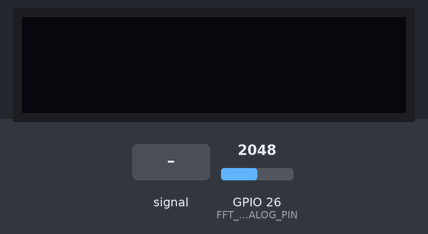
A sketch run on a simulated ESP32. Shown: 128×32 one-colour display. The inputs (shaded band) are chosen by the test bench; at power-on: GPIO 26 (FFT_ANALOG_PIN) = 2048.

Above: at 1.2 s.
1.3 s: GPIO 26 (FFT_ANALOG_PIN) fed a 200 Hz sine of ±327 counts around its level
At 1.4 s:
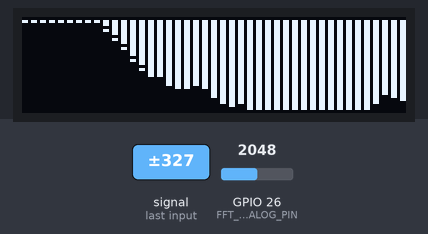
3.2 s: GPIO 26 (FFT_ANALOG_PIN) fed a 1000 Hz sine of ±1023 counts around its level
At 4.79 s:
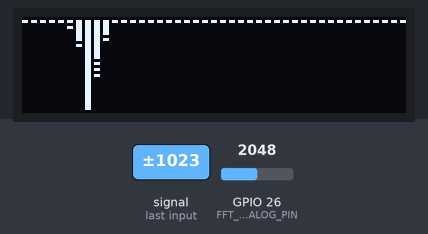
4.8 s: GPIO 26 (FFT_ANALOG_PIN) set to 2866
At 5.0 s:
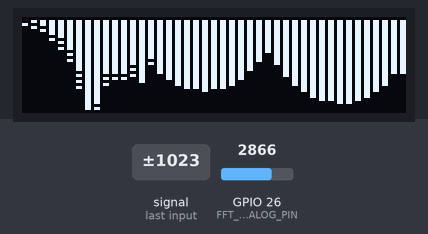
6.5 s: GPIO 26 (FFT_ANALOG_PIN) set to 3603
At 6.58 s:
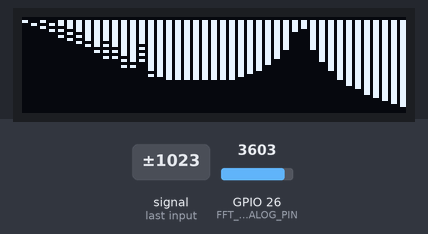
Timing chart, 0 to 9.1 s (numbered marks = the images above; inputs shaded):
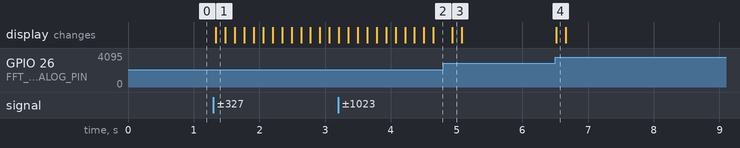

The sketch:

rp2040-visualizer-max9814_v2.ino
```cpp
/*
  Connections:
  - Mic GAIN:
       * VCC for 40dB
       * GND for 50dB
       * floating for 60dB
  - GP26 to mic amp output
  - 3V3, GND, SDA (GP4) and SCL (GP5) to I2C SSD1306
*/

#include <stdlib.h>
#include <stdio.h>
#include <math.h>
#include <Adafruit_GFX.h>
#include <Adafruit_SSD1306.h>

#define FFT_LIB_REV 0x14
#define FFT_FORWARD 0x01
#define FFT_REVERSE 0x00

/* Windowing type */
#define FFT_WIN_TYP_RECTANGLE 0x00 /* rectangle (Box car) */
#define FFT_WIN_TYP_HAMMING 0x01 /* hamming */
#define FFT_WIN_TYP_HANN 0x02 /* hann */
#define FFT_WIN_TYP_TRIANGLE 0x03 /* triangle (Bartlett) */
#define FFT_WIN_TYP_NUTTALL 0x04 /* nuttall */
#define FFT_WIN_TYP_BLACKMAN 0x05 /* blackman */
#define FFT_WIN_TYP_BLACKMAN_NUTTALL 0x06 /* blackman nuttall */
#define FFT_WIN_TYP_BLACKMAN_HARRIS 0x07 /* blackman harris*/
#define FFT_WIN_TYP_FLT_TOP 0x08 /* flat top */
#define FFT_WIN_TYP_WELCH 0x09 /* welch */

/* Mathematial constants */
#define TWO_PI 6.28318531
#define FOUR_PI 12.56637061
#define SIX_PI 18.84955593

uint8_t fft_revision(void) {
  return(FFT_LIB_REV);
}

uint8_t fft_exponent(uint16_t value) {
  // Calculates the base 2 logarithm of a value
  uint8_t result = 0;
  while (((value >> result) & 1) != 1) result++;
  return(result);
}

void fft_parabola(double x1, double y1, double x2, double y2, double x3, double y3, double *a, double *b, double *c) {
  double reversed_denom = 1 / ((x1 - x2) * (x1 - x3) * (x2 - x3));
  *a = (x3 * (y2 - y1) + x2 * (y1 - y3) + x1 * (y3 - y2)) * reversed_denom;
  *b = (x3 * x3 * (y1 - y2) + x2 * x2 * (y3 - y1) + x1*x1 * (y2 - y3)) * reversed_denom;
  *c = (x2 * x3 * (x2 - x3) * y1 + x3 * x1 * (x3 - x1) * y2 + x1 * x2 * (x1 - x2) * y3) * reversed_denom;
}

void fft_swap(double *x, double *y) {
  double temp = *x;
  *x = *y;
  *y = temp;
}

void fft_compute(double *vReal, double *vImag, uint16_t samples, uint8_t power, uint8_t dir) {
  // Computes in-place complex-to-complex FFT
  // Reverse bits
  uint16_t j = 0;
  for (uint16_t i = 0; i < (samples - 1); i++) {
    if (i < j) {
      fft_swap(&vReal[i], &vReal[j]);
      if(dir == FFT_REVERSE)
        fft_swap(&vImag[i], &vImag[j]);
    }
    uint16_t k = (samples >> 1);
    while (k <= j) {
      j -= k;
      k >>= 1;
    }
    j += k;
  }
  // Compute the FFT
  double c1 = -1.0;
  double c2 = 0.0;
  uint16_t l2 = 1;
  for (uint8_t l = 0; (l < power); l++) {
    uint16_t l1 = l2;
    l2 <<= 1;
    double u1 = 1.0;
    double u2 = 0.0;
    for (j = 0; j < l1; j++) {
       for (uint16_t i = j; i < samples; i += l2) {
          uint16_t i1 = i + l1;
          double t1 = u1 * vReal[i1] - u2 * vImag[i1];
          double t2 = u1 * vImag[i1] + u2 * vReal[i1];
          vReal[i1] = vReal[i] - t1;
          vImag[i1] = vImag[i] - t2;
          vReal[i] += t1;
          vImag[i] += t2;
       }
       double z = ((u1 * c1) - (u2 * c2));
       u2 = ((u1 * c2) + (u2 * c1));
       u1 = z;
    }
    c2 = sqrt((1.0 - c1) / 2.0);
    c1 = sqrt((1.0 + c1) / 2.0);
    if (dir == FFT_FORWARD) {
      c2 = -c2;
    }
  }
  // Scaling for reverse transform
  if (dir != FFT_FORWARD) {
    for (uint16_t i = 0; i < samples; i++) {
       vReal[i] /= samples;
       vImag[i] /= samples;
    }
  }
}

void fft_complex_to_magnitude(double *vReal, double *vImag, uint16_t samples) {
  // vM is half the size of vReal and vImag
  for (uint16_t i = 0; i < samples; i++) {
    vReal[i] = sqrt(pow(vReal[i], 2) + pow(vImag[i], 2));
  }
}

void fft_dc_removal(double *vData, uint16_t samples) {
  // calculate the mean of vData
  double mean = 0;
  for (uint16_t i = 0; i < samples; i++) {
    mean += vData[i];
  }
  mean /= samples;
  // Subtract the mean from vData
  for (uint16_t i = 0; i < samples; i++) {
    vData[i] -= mean;
  }
}

void fft_windowing(double *vData, uint16_t samples, uint8_t windowType, uint8_t dir) {
  // Weighing factors are computed once before multiple use of FFT
  // The weighing function is symmetric; half the weighs are recorded
  double samplesMinusOne = (double)samples - 1.0;
  for (uint16_t i = 0; i < (samples >> 1); i++) {
    double indexMinusOne = (double)i;
    double ratio = (indexMinusOne / samplesMinusOne);
    double weighingFactor = 1.0;
    // Compute and record weighting factor
    switch (windowType) {
    case FFT_WIN_TYP_RECTANGLE: // rectangle (box car)
      weighingFactor = 1.0;
      break;
    case FFT_WIN_TYP_HAMMING: // hamming
      weighingFactor = 0.54 - (0.46 * cos(TWO_PI * ratio));
      break;
    case FFT_WIN_TYP_HANN: // hann
      weighingFactor = 0.54 * (1.0 - cos(TWO_PI * ratio));
      break;
    case FFT_WIN_TYP_TRIANGLE: // triangle (Bartlett)
      weighingFactor = 1.0 - ((2.0 * abs(indexMinusOne - (samplesMinusOne / 2.0))) / samplesMinusOne);
      break;
    case FFT_WIN_TYP_NUTTALL: // nuttall
      weighingFactor = 0.355768 - (0.487396 * (cos(TWO_PI * ratio))) + (0.144232 * (cos(FOUR_PI * ratio))) - (0.012604 * (cos(SIX_PI * ratio)));
      break;
    case FFT_WIN_TYP_BLACKMAN: // blackman
      weighingFactor = 0.42323 - (0.49755 * (cos(TWO_PI * ratio))) + (0.07922 * (cos(FOUR_PI * ratio)));
      break;
    case FFT_WIN_TYP_BLACKMAN_NUTTALL: // blackman nuttall
      weighingFactor = 0.3635819 - (0.4891775 * (cos(TWO_PI * ratio))) + (0.1365995 * (cos(FOUR_PI * ratio))) - (0.0106411 * (cos(SIX_PI * ratio)));
      break;
    case FFT_WIN_TYP_BLACKMAN_HARRIS: // blackman harris
      weighingFactor = 0.35875 - (0.48829 * (cos(TWO_PI * ratio))) + (0.14128 * (cos(FOUR_PI * ratio))) - (0.01168 * (cos(SIX_PI * ratio)));
      break;
    case FFT_WIN_TYP_FLT_TOP: // flat top
      weighingFactor = 0.2810639 - (0.5208972 * cos(TWO_PI * ratio)) + (0.1980399 * cos(FOUR_PI * ratio));
      break;
    case FFT_WIN_TYP_WELCH: // welch
      weighingFactor = 1.0 - pow((indexMinusOne - samplesMinusOne / 2.0) / (samplesMinusOne / 2.0), 2);
      break;
    }
    if (dir == FFT_FORWARD) {
      vData[i] *= weighingFactor;
      vData[samples - (i + 1)] *= weighingFactor;
    }
    else {
      vData[i] /= weighingFactor;
      vData[samples - (i + 1)] /= weighingFactor;
    }
  }
}

void fft_major_peak(double *vData, uint16_t samples, double samplingFrequency, double *f, double *v) {
  double maxY = 0;
  uint16_t IndexOfMaxY = 0;
  //If sampling_frequency = 2 * max_frequency in signal,
  //value would be stored at position samples/2
  for (uint16_t i = 1; i < ((samples >> 1) + 1); i++) {
    if ((vData[i - 1] < vData[i]) && (vData[i] > vData[i + 1])) {
      if (vData[i] > maxY) {
        maxY = vData[i];
        IndexOfMaxY = i;
      }
    }
  }
  double delta = 0.5 * ((vData[IndexOfMaxY - 1] - vData[IndexOfMaxY + 1]) / (vData[IndexOfMaxY - 1] - (2.0 * vData[IndexOfMaxY]) + vData[IndexOfMaxY + 1]));
  double interpolatedX = ((IndexOfMaxY + delta) * samplingFrequency) / (samples - 1);
  if (IndexOfMaxY == (samples >> 1)) {
    //To improve calculation on edge values
    interpolatedX = ((IndexOfMaxY + delta) * samplingFrequency) / (samples);
  }
  // returned value: interpolated frequency peak apex
  *f = interpolatedX;
  *v = abs(vData[IndexOfMaxY - 1] - (2.0 * vData[IndexOfMaxY]) + vData[IndexOfMaxY + 1]);
}

void fft_major_peak_parabola(double *vData, uint16_t samples, double samplingFrequency, double *f) {
  double maxY = 0;
  uint16_t IndexOfMaxY = 0;
  //If sampling_frequency = 2 * max_frequency in signal,
  //value would be stored at position samples/2
  for (uint16_t i = 1; i < ((samples >> 1) + 1); i++) {
    if ((vData[i - 1] < vData[i]) && (vData[i] > vData[i + 1])) {
      if (vData[i] > maxY) {
        maxY = vData[i];
        IndexOfMaxY = i;
      }
    }
  }
  double freq = 0;
  if( IndexOfMaxY > 0) {
    // Assume the three points to be on a parabola
    double a,b,c;
    fft_parabola(IndexOfMaxY-1, vData[IndexOfMaxY-1], IndexOfMaxY, vData[IndexOfMaxY], IndexOfMaxY+1, vData[IndexOfMaxY+1], &a, &b, &c);
    // Peak is at the middle of the parabola
    double x = -b / (2 * a);
    // And magnitude is at the extrema of the parabola if you want It...
    // double y = a*x*x+b*x+c;
    // Convert to frequency
    freq = (x * samplingFrequency) / (samples);
  }
  *f = freq;
}

// Mic
#define FFT_ANALOG_PIN 26 // RP2040 GP26
#define FFT_SAMPLES 1024 // power of 2
#define FFT_SAMPLING_FREQ 30000 // 15 kHz Fmax = sampleF /2
#define FFT_AMPLITUDE 100 // sensitivity
#define FFT_FREQUENCY_BANDS 54

// OLED
#define OLED_RESET -1 // Reset pin # (or -1 if sharing Arduino reset pin)
#define OLED_SCREEN_WIDTH 128
#define OLED_SCREEN_HEIGHT 32
#define OLED_BAR_WIDTH 2
#define OLED_BAR_GAP 1
#define OLED_BARS 43

// Declaration for an SSD1306 display connected to I2C (SDA, SCL pins)
Adafruit_SSD1306 display(OLED_SCREEN_WIDTH, OLED_SCREEN_HEIGHT, &Wire, OLED_RESET);

// adjust reference to get remove background noise
float reference = log10(50.0);
unsigned long samplingPeriod;
double cutoffFrequencies[FFT_FREQUENCY_BANDS];
double vReal[FFT_SAMPLES];
double vImag[FFT_SAMPLES];
uint8_t power;

void setup() {
  power = fft_exponent(FFT_SAMPLES);

  // SSD1306_SWITCHCAPVCC = generate display voltage from 3.3V internally
  if (!display.begin(SSD1306_SWITCHCAPVCC, 0x3C)) { // Address 0x3C for 128x32
    for (;;); // Don't proceed, loop forever
  }

  // Setup display
  display.clearDisplay();
  display.display();
  display.setRotation(0);
  display.invertDisplay(false);

  samplingPeriod = (1.0 / FFT_SAMPLING_FREQ ) * pow(10.0, 6);

  // Calculate cutoff frequencies, make a logarithmic scale base
  double basePot = pow(FFT_SAMPLING_FREQ / 2.0, 1.0 / FFT_FREQUENCY_BANDS);
  for (int i = 0; i < FFT_FREQUENCY_BANDS; i++) {
    cutoffFrequencies[i] = pow(basePot, i + 1);
  }
}

int oldHeight[60];
int oldMax[60];

void loop() {
  // take samples
  for (int i = 0; i < FFT_SAMPLES; i++) {
    unsigned long currentTime = micros();
    int value = analogRead(FFT_ANALOG_PIN);
    vReal[i] = value;
    vImag[i] = 0;
    while (micros() < (currentTime + samplingPeriod)) {
      yield();
    }
  }

  // compute FFT
  fft_dc_removal(vReal, FFT_SAMPLES);
  fft_windowing(vReal, FFT_SAMPLES, FFT_WIN_TYP_HAMMING, FFT_FORWARD);
  fft_compute(vReal, vImag, FFT_SAMPLES, power, FFT_FORWARD);
  fft_complex_to_magnitude(vReal, vImag, FFT_SAMPLES);

  double median[60];
  double max[60];
  int index = 0;
  double hzPerSample = (1.0 * FFT_SAMPLING_FREQ) / FFT_SAMPLES;
  double hz = 0;
  double maxinband = 0;
  double sum = 0;
  int count = 0;
  for (int i = 2; i < (FFT_SAMPLES / 2) ; i++) {
    count++;
    sum += vReal[i];
    if (vReal[i] > max[index]) {
      max[index] = vReal[i];
    }
    if (hz > cutoffFrequencies[index]) {
      median[index] = sum / count;
      sum = 0.0;
      count = 0;
      index++;
      max[index] = 0;
      median[index] = 0;
    }
    hz += hzPerSample;
  }

  // calculate median and maximum per frequency band
  if (sum > 0.0) {
    median[index] = sum / count;
    if (median[index] > maxinband) {
      maxinband = median[index];
    }
  }

  int bar = 0;

  for (int i = FFT_FREQUENCY_BANDS - 1; i > 10; i--) {
    int newHeight = 0;
    int newMax = 0;
    // calculate actual decibels
    if (median[i] > 0 && max[i] > 0) {
      newHeight = 20.0 * (log10(median[i]) - reference);
      newMax = 20.0 * (log10(max[i]) - reference);
    }

    // adjust minimum and maximum levels
    if (newHeight < 0 || newMax < 0) {
      newHeight = 1;
      newMax = 1;
    }
    if (newHeight >= OLED_SCREEN_HEIGHT - 1) {
      newHeight = OLED_SCREEN_HEIGHT - 2;
    }
    if (newMax >= OLED_SCREEN_HEIGHT - 1) {
      newMax = OLED_SCREEN_HEIGHT - 2;
    }

    int barX = bar * (OLED_BAR_WIDTH + OLED_BAR_GAP);
    // remove old level median
    if (oldHeight[i] > newHeight) {
      display.fillRect(barX, newHeight + 1, OLED_BAR_WIDTH, oldHeight[i], SSD1306_BLACK);
    }
    // remove old max level
    if (oldMax[i] > newHeight) {
      for (int j = oldMax[i]; j > newHeight; j -= 2) {
        display.drawFastHLine(barX, j, OLED_BAR_WIDTH, SSD1306_BLACK);
      }
    }
    // paint new max level
    for (int j = newMax; j > newHeight; j -= 2) {
      display.drawFastHLine(barX, j, OLED_BAR_WIDTH, SSD1306_WHITE);
    }
    // paint new level median
    display.fillRect(barX, 1, OLED_BAR_WIDTH, newHeight, SSD1306_WHITE);

    oldMax[i] = newMax;
    oldHeight[i] = newHeight;
    bar++;
  }
  display.display();
}
```

Measured:
- after the input at 1.3 s, the display: changes at once (image 1)
- after the input at 6.5 s, the display: changes at once (image 4)
